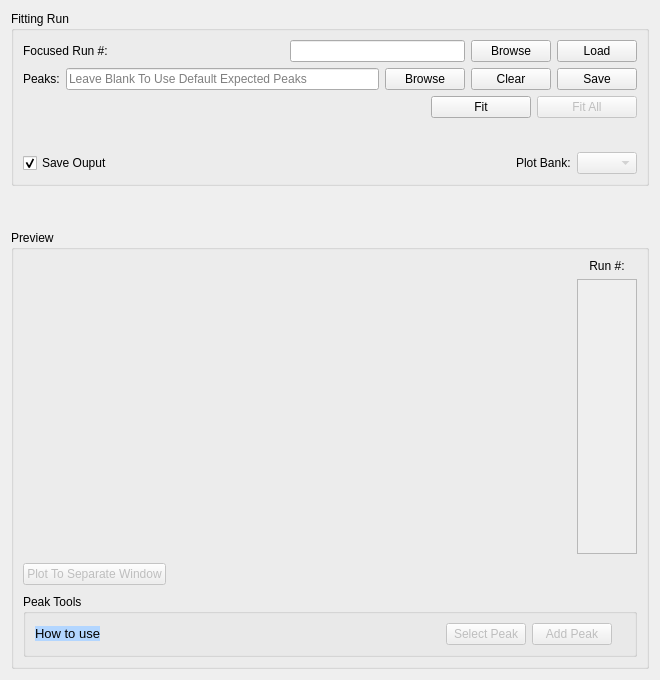
<?xml version="1.0" encoding="UTF-8"?>
<ui version="4.0">
 <class>EnggDiffractionQtTabFitting</class>
 <widget class="QWidget" name="EnggDiffractionQtTabFitting">
  <property name="geometry">
   <rect>
    <x>0</x>
    <y>0</y>
    <width>660</width>
    <height>680</height>
   </rect>
  </property>
  <property name="windowTitle">
   <string>Form</string>
  </property>
  <layout class="QGridLayout" name="gridLayout_3">
   <item row="0" column="0">
    <widget class="QGroupBox" name="groupBox_focus">
     <property name="title">
      <string>Fitting Run</string>
     </property>
     <layout class="QGridLayout" name="gridLayout_2">
      <item row="0" column="0">
       <layout class="QHBoxLayout" name="horizontalLayout_15">
        <item>
         <widget class="QLabel" name="label_fitting_run_number">
          <property name="text">
           <string>Focused Run #:</string>
          </property>
         </widget>
        </item>
        <item>
         <spacer name="horizontalSpacer_14">
          <property name="orientation">
           <enum>Qt::Horizontal</enum>
          </property>
          <property name="sizeHint" stdset="0">
           <size>
            <width>98</width>
            <height>20</height>
           </size>
          </property>
         </spacer>
        </item>
        <item>
         <widget class="QLineEdit" name="lineEdit_pushButton_run_num">
          <property name="sizePolicy">
           <sizepolicy hsizetype="Expanding" vsizetype="Fixed">
            <horstretch>0</horstretch>
            <verstretch>0</verstretch>
           </sizepolicy>
          </property>
          <property name="text">
           <string/>
          </property>
          <property name="readOnly">
           <bool>false</bool>
          </property>
         </widget>
        </item>
        <item>
         <widget class="QPushButton" name="pushButton_fitting_browse_run_num">
          <property name="enabled">
           <bool>true</bool>
          </property>
          <property name="text">
           <string>Browse</string>
          </property>
         </widget>
        </item>
        <item>
         <widget class="QPushButton" name="pushButton_load">
          <property name="text">
           <string>Load</string>
          </property>
         </widget>
        </item>
       </layout>
      </item>
      <item row="4" column="0">
       <layout class="QHBoxLayout" name="horizontalLayout">
        <item>
         <widget class="QCheckBox" name="checkBox">
          <property name="text">
           <string>Save Ouput</string>
          </property>
          <property name="checked">
           <bool>true</bool>
          </property>
         </widget>
        </item>
        <item>
         <spacer name="horizontalSpacer_15">
          <property name="orientation">
           <enum>Qt::Horizontal</enum>
          </property>
          <property name="sizeHint" stdset="0">
           <size>
            <width>38</width>
            <height>20</height>
           </size>
          </property>
         </spacer>
        </item>
        <item>
         <widget class="QLabel" name="label_comboBox_fitting_bank">
          <property name="text">
           <string>Plot Bank:</string>
          </property>
         </widget>
        </item>
        <item>
         <widget class="QComboBox" name="comboBox_bank">
          <property name="enabled">
           <bool>false</bool>
          </property>
          <property name="minimumSize">
           <size>
            <width>40</width>
            <height>0</height>
           </size>
          </property>
          <property name="maximumSize">
           <size>
            <width>60</width>
            <height>16777215</height>
           </size>
          </property>
         </widget>
        </item>
       </layout>
      </item>
      <item row="2" column="0">
       <layout class="QHBoxLayout" name="horizontalLayout_3">
        <item>
         <spacer name="horizontalSpacer_3">
          <property name="orientation">
           <enum>Qt::Horizontal</enum>
          </property>
          <property name="sizeHint" stdset="0">
           <size>
            <width>238</width>
            <height>20</height>
           </size>
          </property>
         </spacer>
        </item>
        <item>
         <widget class="QPushButton" name="pushButton_fit">
          <property name="minimumSize">
           <size>
            <width>100</width>
            <height>0</height>
           </size>
          </property>
          <property name="text">
           <string>Fit</string>
          </property>
         </widget>
        </item>
        <item>
         <widget class="QPushButton" name="pushButton_fit_all">
          <property name="enabled">
           <bool>false</bool>
          </property>
          <property name="minimumSize">
           <size>
            <width>100</width>
            <height>0</height>
           </size>
          </property>
          <property name="text">
           <string>Fit All</string>
          </property>
         </widget>
        </item>
       </layout>
      </item>
      <item row="1" column="0">
       <layout class="QHBoxLayout" name="horizontalLayout_8">
        <item>
         <widget class="QLabel" name="label_fitting_peaks">
          <property name="text">
           <string>Peaks:</string>
          </property>
         </widget>
        </item>
        <item>
         <widget class="QLineEdit" name="lineEdit_fitting_peaks">
          <property name="sizePolicy">
           <sizepolicy hsizetype="Expanding" vsizetype="Fixed">
            <horstretch>1</horstretch>
            <verstretch>0</verstretch>
           </sizepolicy>
          </property>
          <property name="text">
           <string/>
          </property>
          <property name="readOnly">
           <bool>false</bool>
          </property>
          <property name="placeholderText">
           <string>Leave Blank To Use Default Expected Peaks</string>
          </property>
         </widget>
        </item>
        <item>
         <widget class="QPushButton" name="pushButton_fitting_browse_peaks">
          <property name="enabled">
           <bool>true</bool>
          </property>
          <property name="text">
           <string>Browse</string>
          </property>
         </widget>
        </item>
        <item>
         <widget class="QPushButton" name="pushButton_clear_peak_list">
          <property name="text">
           <string>Clear</string>
          </property>
         </widget>
        </item>
        <item>
         <widget class="QPushButton" name="pushButton_save_peak_list">
          <property name="enabled">
           <bool>true</bool>
          </property>
          <property name="text">
           <string>Save</string>
          </property>
         </widget>
        </item>
       </layout>
      </item>
      <item row="3" column="0">
       <spacer name="verticalSpacer_5">
        <property name="orientation">
         <enum>Qt::Vertical</enum>
        </property>
        <property name="sizeType">
         <enum>QSizePolicy::Maximum</enum>
        </property>
        <property name="sizeHint" stdset="0">
         <size>
          <width>20</width>
          <height>28</height>
         </size>
        </property>
       </spacer>
      </item>
     </layout>
    </widget>
   </item>
   <item row="1" column="0">
    <spacer name="verticalSpacer_6">
     <property name="orientation">
      <enum>Qt::Vertical</enum>
     </property>
     <property name="sizeType">
      <enum>QSizePolicy::Maximum</enum>
     </property>
     <property name="sizeHint" stdset="0">
      <size>
       <width>20</width>
       <height>38</height>
      </size>
     </property>
    </spacer>
   </item>
   <item row="2" column="0">
    <widget class="QGroupBox" name="groupBox_fititng_preview">
     <property name="sizePolicy">
      <sizepolicy hsizetype="Expanding" vsizetype="Expanding">
       <horstretch>4</horstretch>
       <verstretch>2</verstretch>
      </sizepolicy>
     </property>
     <property name="minimumSize">
      <size>
       <width>596</width>
       <height>111</height>
      </size>
     </property>
     <property name="sizeIncrement">
      <size>
       <width>2</width>
       <height>2</height>
      </size>
     </property>
     <property name="title">
      <string>Preview</string>
     </property>
     <layout class="QGridLayout" name="gridLayout">
      <item row="3" column="0">
       <layout class="QHBoxLayout" name="horizontalLayout_peak_button_3">
        <item>
         <widget class="QPushButton" name="pushButton_plot_separate_window">
          <property name="enabled">
           <bool>false</bool>
          </property>
          <property name="text">
           <string>Plot To Separate Window</string>
          </property>
         </widget>
        </item>
        <item>
         <spacer name="horizontalSpacer_19">
          <property name="orientation">
           <enum>Qt::Horizontal</enum>
          </property>
          <property name="sizeHint" stdset="0">
           <size>
            <width>38</width>
            <height>20</height>
           </size>
          </property>
         </spacer>
        </item>
       </layout>
      </item>
      <item row="3" column="1">
       <spacer name="horizontalSpacer">
        <property name="orientation">
         <enum>Qt::Horizontal</enum>
        </property>
        <property name="sizeHint" stdset="0">
         <size>
          <width>187</width>
          <height>20</height>
         </size>
        </property>
       </spacer>
      </item>
      <item row="3" column="2">
       <spacer name="verticalSpacer">
        <property name="orientation">
         <enum>Qt::Vertical</enum>
        </property>
        <property name="sizeHint" stdset="0">
         <size>
          <width>20</width>
          <height>28</height>
         </size>
        </property>
       </spacer>
      </item>
      <item row="1" column="2">
       <widget class="QLabel" name="label_qlist_bank">
        <property name="layoutDirection">
         <enum>Qt::LeftToRight</enum>
        </property>
        <property name="text">
         <string>Run #:</string>
        </property>
        <property name="alignment">
         <set>Qt::AlignCenter</set>
        </property>
       </widget>
      </item>
      <item row="2" column="2">
       <layout class="QVBoxLayout" name="verticalLayout_2">
        <item>
         <widget class="QListWidget" name="listWidget_fitting_run_num">
          <property name="enabled">
           <bool>false</bool>
          </property>
          <property name="minimumSize">
           <size>
            <width>40</width>
            <height>0</height>
           </size>
          </property>
          <property name="maximumSize">
           <size>
            <width>60</width>
            <height>16777215</height>
           </size>
          </property>
         </widget>
        </item>
       </layout>
      </item>
      <item row="2" column="0" colspan="2">
       <widget class="QwtPlot" name="dataPlot">
        <property name="sizePolicy">
         <sizepolicy hsizetype="Expanding" vsizetype="Expanding">
          <horstretch>4</horstretch>
          <verstretch>2</verstretch>
         </sizepolicy>
        </property>
        <property name="minimumSize">
         <size>
          <width>0</width>
          <height>0</height>
         </size>
        </property>
        <property name="sizeIncrement">
         <size>
          <width>2</width>
          <height>2</height>
         </size>
        </property>
       </widget>
      </item>
      <item row="4" column="0" colspan="3">
       <widget class="QGroupBox" name="groupBox_peak_tools">
        <property name="title">
         <string>Peak Tools</string>
        </property>
        <layout class="QHBoxLayout" name="horizontalLayout_2">
         <item>
          <widget class="QPushButton" name="pushButton_tooltip">
           <property name="font">
            <font>
             <pointsize>10</pointsize>
            </font>
           </property>
           <property name="toolTip">
            <string>&lt;html&gt;&lt;head/&gt;&lt;body&gt;&lt;p&gt;&lt;span style=&quot; font-weight:600; font-style:italic;&quot;&gt;Shift+ Left Click&lt;/span&gt; to select peak then click &lt;span style=&quot; font-weight:600; font-style:italic;&quot;&gt;Add Peak &lt;/span&gt;to add to list of peaks.&lt;/p&gt;&lt;p&gt;&lt;span style=&quot; font-weight:600; font-style:italic;&quot;&gt;Left Click+Drag &lt;/span&gt;to zoom into an area within the peak display.&lt;/p&gt;&lt;p&gt;&lt;span style=&quot; font-weight:600; font-style:italic;&quot;&gt;Right Click&lt;/span&gt; to return to original zoom size.&lt;/p&gt;&lt;p&gt;Selected peaks can be removed from the top of the interface&lt;/p&gt;&lt;/body&gt;&lt;/html&gt;</string>
           </property>
           <property name="styleSheet">
            <string notr="true">border: 0px;
background-color: rgb(179, 214, 255)</string>
           </property>
           <property name="text">
            <string>How to use</string>
           </property>
           <property name="flat">
            <bool>false</bool>
           </property>
          </widget>
         </item>
         <item>
          <spacer name="horizontalSpacer_2">
           <property name="orientation">
            <enum>Qt::Horizontal</enum>
           </property>
           <property name="sizeHint" stdset="0">
            <size>
             <width>289</width>
             <height>20</height>
            </size>
           </property>
          </spacer>
         </item>
         <item>
          <layout class="QHBoxLayout" name="horizontalLayout_peak_button">
           <item>
            <spacer name="horizontalSpacer_17">
             <property name="orientation">
              <enum>Qt::Horizontal</enum>
             </property>
             <property name="sizeHint" stdset="0">
              <size>
               <width>38</width>
               <height>20</height>
              </size>
             </property>
            </spacer>
           </item>
           <item>
            <widget class="QPushButton" name="pushButton_select_peak">
             <property name="enabled">
              <bool>false</bool>
             </property>
             <property name="text">
              <string>Select Peak</string>
             </property>
            </widget>
           </item>
           <item>
            <widget class="QPushButton" name="pushButton_add_peak">
             <property name="enabled">
              <bool>false</bool>
             </property>
             <property name="text">
              <string>Add Peak</string>
             </property>
            </widget>
           </item>
           <item>
            <widget class="QLabel" name="label_comboBox_fitting_bank_3">
             <property name="text">
              <string/>
             </property>
            </widget>
           </item>
          </layout>
         </item>
        </layout>
       </widget>
      </item>
     </layout>
    </widget>
   </item>
  </layout>
 </widget>
 <customwidgets>
  <customwidget>
   <class>QwtPlot</class>
   <extends>QFrame</extends>
   <header>qwt_plot.h</header>
   <container>1</container>
  </customwidget>
 </customwidgets>
 <resources/>
 <connections/>
</ui>
